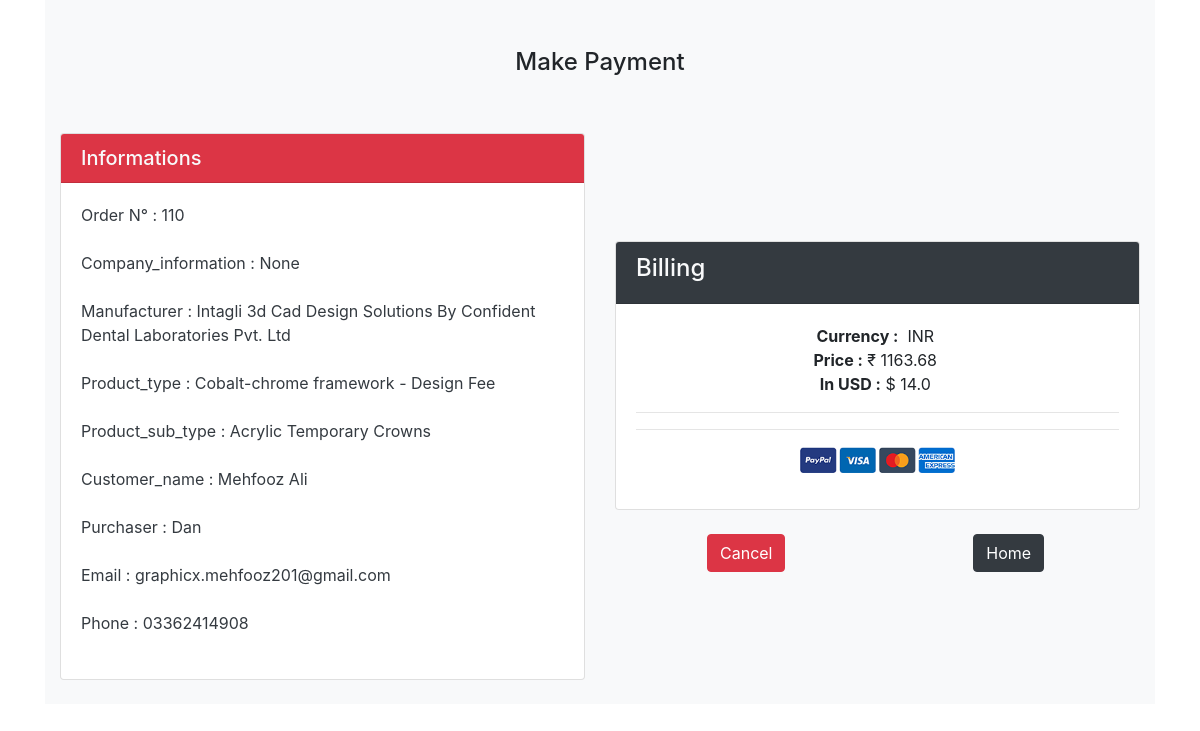
/later_payment_billing_page/110/ (signed in), run on the app's committed database.
### amruloapp/models.py (models this page shows, shortened)
class Order(models.Model):
    ORDER_STATUS_CHOICES = [
        ('review', 'Review'),
        ('pending', 'Pending'),
        ('approved', 'Approved'),
        ('completed', 'Completed'),
        ('cancelled', 'Cancelled'),
    ]
    order_status = models.CharField(
        max_length=12, choices=ORDER_STATUS_CHOICES, null=True, blank=True, default='review')
    user = models.ForeignKey(User, on_delete=models.CASCADE)  # ForeignKey to link the order with the user
    company_information = models.ForeignKey(CompanyInformation, on_delete=models.SET_NULL, null=True, blank=True)
    framework_agreement = models.ForeignKey(FrameworkAgreement, on_delete=models.SET_NULL, null=True, blank=True)
    order_number = models.AutoField(primary_key=True)  # Auto-generated order number
    customer_name = models.CharField(max_length=100)
    manufacturer = models.CharField(max_length=100, blank=True, null=True)
    ORDER_TYPE_CHOICES = [
        ('Regular', 'Regular Order'),
        ('Simple', 'Sample Order'),
        ('Urgent', 'Urgent order'),
    ]
    order_type = models.CharField(max_length=10, choices=ORDER_TYPE_CHOICES, default='Regular')
    purchaser = models.CharField(max_length=100, blank=True, null=True)
    salesman = models.CharField(max_length=100, blank=True, null=True)
    requirements_remarks = models.TextField(blank=True, null=True)
    order_date = models.DateField(default=timezone.now, null=True, blank=True)
    original_data = models.ForeignKey(OriginalData, on_delete=models.CASCADE)
    design_printing = models.ForeignKey(DesignPrinting, on_delete=models.CASCADE)
    product_type = models.ForeignKey(ProductType, on_delete=models.CASCADE)
    product_sub_type = models.ForeignKey(ProductSubType, on_delete=models.CASCADE)
    product_material = models.ForeignKey(ProductMaterial, on_delete=models.CASCADE)
    unit_of_measurement = models.ForeignKey(UnitOfMeasurement, on_delete=models.CASCADE)
    quantity = models.IntegerField()
    delivery_timing = models.ForeignKey(DeliveryTiming, on_delete=models.CASCADE)
    price = models.DecimalField(max_digits=10, decimal_places=2)
    CURRENCY_CHOICES = [
        ('USA', 'USD (Dollar)'),
        ('INR', 'INR (Indian Rupees)'),
    ]
    currency = models.CharField(max_length=10, choices=CURRENCY_CHOICES, default='USA')
    design_requirement = models.FileField(upload_to='uploads/files/otherfiles', blank=True)
    file_upload_required = models.FileField(upload_to='uploads/files/stl-dcm-html', blank=True)
    remake_notes = models.TextField(blank=True)
    num_crowns = models.PositiveIntegerField(default=0)
    num_brackets = models.PositiveIntegerField(default=0)
    remake_price = models.DecimalField(max_digits=10, decimal_places=2, default=0.0)
    attachment_zip_rar = models.FileField(upload_to='uploads/files/zip-rar-attch/', null=True, blank=True)
    att_file_name = models.CharField(max_length=100, null=True, blank=True)
    is_ordered = models.BooleanField(default=False)
    class Meta:
        verbose_name = "Order"
        verbose_name_plural = "Orders"

class User(AbstractBaseUser,PermissionsMixin):
    first_name = models.CharField(max_length=100,blank=True, null=True,)
    last_name = models.CharField(max_length=100,blank=True, null=True,)
    name = models.CharField(max_length=200, null=True)
    email = models.EmailField(unique=True, null=True)
    username = models.CharField(max_length=150,unique=True, null=True)
    avatar = models.ImageField(storage=custom_store,null=True, default='avatar.svg')
    phone = models.CharField(max_length=15, blank=True, null=True, default='')
    approval_status = models.BooleanField(default=True)
    company_information = models.ForeignKey(CompanyInformation, on_delete=models.SET_NULL, null=True, blank=True)
    country = models.CharField(max_length=50, null=True, blank=True)
    user_address = models.TextField(default='', null=True, blank=True)
    user_password = models.CharField(max_length=50, blank=True, null=True, default='')
    confirm_password = models.CharField(max_length=50, blank=True, null=True, default='')
    date_joined = models.DateTimeField(auto_now_add=True)
    last_login = models.DateTimeField(auto_now_add=True)
    is_admin = models.BooleanField(default=False)
    is_staff = models.BooleanField(default=False)
    is_active = models.BooleanField(default=False)
    is_superadmin = models.BooleanField(default=False)
    USERNAME_FIELD = 'email'
    REQUIRED_FIELDS = ['name','username']
    objects = MyAccountManager()

### products/models.py (models this page shows)
class ProductType(models.Model):
    name = models.CharField(max_length=500)
    def __str__(self):
        return self.name

class ProductSubType(models.Model):
    name = models.CharField(max_length=500)
    def __str__(self):
        return self.name

### payments/views.py (the view)
# urls.py: path('later_payment_billing_page/<int:order_num>/', later_payment_billing_page, name='later_payment_billing_page'),
@login_required(login_url='login')
def later_payment_billing_page(request ,order_num, price=0):
    current_user = request.user
    inr_rate = 83.12
    order = Order.objects.get(user=request.user, order_number=order_num)
    price = order.price
    price_inr = order.price
    order_currency = order.currency
    if order.currency == 'INR':
        if price_inr > 0:
            price_inr = '%.2f'%float(float(price)/float(inr_rate))
    else:
        price_inr = order.price
    customer_name = order.customer_name
    manufacturer = order.manufacturer
    order_type = order.order_type
    purchaser = order.purchaser
    salesman = order.salesman
    requirements_remarks = order.requirements_remarks
    original_data = order.original_data
    design_printing = order.design_printing
    product_type = order.product_type
    product_sub_type = order.product_sub_type
    product_type_ = order.product_type
    product_sub_type_ = order.product_sub_type
    product_material = order.product_material
    unit_of_measurement = order.unit_of_measurement
    delivery_timing = order.delivery_timing
    currency = order_currency
    quantity = order.quantity
    context = {
        'customer_name': customer_name,
        'order': order,
        'manufacturer': manufacturer,
        'order_type': order_type,
        'purchaser': purchaser,
        'salesman': salesman,
        'requirements_remarks': requirements_remarks,
        'original_data': original_data,
        'design_printing': design_printing,
        'product_type': product_type,
        'product_sub_type': product_sub_type,
        'product_type_': product_type_,
        'product_sub_type_': product_sub_type_,
        'product_material': product_material,
        'unit_of_measurement': unit_of_measurement,
        'delivery_timing': delivery_timing,
        'currency': currency,
        'quantity': quantity,
        'price': float(price),
        'price_inr': float(price_inr),
    }
    return render(request, 'amruloapp/dashboard/later_payment_billing_page.html', context)

### amruloapp/templates/amruloapp/dashboard/later_payment_billing_page.html (shortened to what this page needs)
{% extends 'amruloapp/baselogin.html' %}
{% load static %}
{% block content %}
      <div class="container">
        <div class="content">
            <section class="section-content padding-y bg-light">
                <div class="container">
                    <div class="row align-items-center justify-content-center">
                        <div class="container  mb-5 pt-5">
                            <h4 class="text-center ">Make Payment</h4>
                        </div>
                        <br>
                        <div class="col-lg-6">
                            <div class="card">
                                <h5 class="card-header bg-danger text-light">Informations</h5>
                                <div class="card-body  text-dark">
                                    <p class="card-text mb-0">Order N° : {{order.order_number}}</p><br>
                                    <p class="card-text mb-0">Company_information : {{order.company_information}}</p><br>
                                    <p class="card-text mb-0">Manufacturer : {{order.manufacturer}}</p><br>
                                    <p class="card-text mb-0">Product_type : {{order.product_type}}</p><br>
                                    <p class="card-text mb-0">Product_sub_type : {{order.product_sub_type}}</p><br>
                                    <p class="card-text mb-0">Customer_name : {{order.customer_name}}</p><br>
                                    <p class="card-text mb-0">Purchaser : {{order.purchaser}}</p><br>
                                    <p class="card-text mb-0">Email : {{order.user.email}}</p><br>
                                    <p class="card-text mb-0">Phone : {{order.user.phone}}</p><br>
                                </div>
                            </div><br>
                        </div>
                        <div class="col-lg-6">
                            <div class="card ">
                                <div class="card-header bg-dark">
                                    <h4 class=" text-light">
                                        Billing
                                    </h4>
                                </div>
                                <div class="card-body">
                                    <div class="container text-center">
                                        <span class="mtext-101 cl2">
                                            <strong>Currency :</strong>&nbsp;&nbsp;{{currency}}&nbsp;
                                        </span><br/>
                                        {% if currency == 'USA' %}
                                        <span class="mtext-101 cl2">
                                            <strong>Price :</strong>&nbsp;$&nbsp;{{price}}&nbsp;
                                        </span><br/>
                                        {% else %}
                                        <span class="mtext-101 cl2">
                                            <strong>Price :</strong>&nbsp;₹&nbsp;{{price}}&nbsp;
                                        </span><br/>
                                        <span class="mtext-101 cl2">
                                            <strong>In USD :</strong>&nbsp;$&nbsp;{{price_inr}}&nbsp;
                                        </span><br/>
                                        {% endif %}
                                    </div>
                                    <hr>
                                    <hr>
                                    <p class="text-center mb-3">
                                        <img src="{% static 'amruloapp/assets/images/payments.png' %}" height="26" alt="img">
                                    </p>
                                </div>
                            </div><br>
                            <div class="container">
                                <div class="row text-center">
                                    <div class="col-6">
                                        <form action="{% url 'create-order' %}" method="get">
                                            <button class="btn btn-danger">Cancel</button>
                                        </form>
                                    </div>
                                    <div class="col-6">
                                        <form action="{% url 'home' %}" method="get">
                                            <button class="btn btn-dark">Home</button>
                                        </form>
                                    </div>
                                </div>
                            </div><br>
                    </div>
                </div>
            </section>
      </div>
{% endblock content %}

### amruloapp/templates/amruloapp/baselogin.html (shortened to what this page needs)
<!DOCTYPE html>
{% load static %}
<html lang="en-us">
  <head>
<link rel="stylesheet" href="https://cdn.jsdelivr.net/npm/bootstrap@4.6.2/dist/css/bootstrap.min.css">
    <link rel="stylesheet" href="{% static 'amruloapp/assets/theme/css/style.css' %}" />
</head>
  <body>
    {% block content %} {% endblock content %}
  </body>
</html>

### data on the page
Order: order_number "110", company_information "None", manufacturer "Intagli 3d Cad Design Solutions By Confident Dental Laboratories Pvt. Ltd", product_type "Cobalt-chrome framework - Design Fee", product_sub_type "Acrylic Temporary Crowns", customer_name "Mehfooz Ali", purchaser "Dan", user.email "graphicx.mehfooz201@gmail.com", user.phone "03362414908", currency "INR"

### other printed values
{{ price }} "1163.68"
{{ price_inr }} "14.0"
